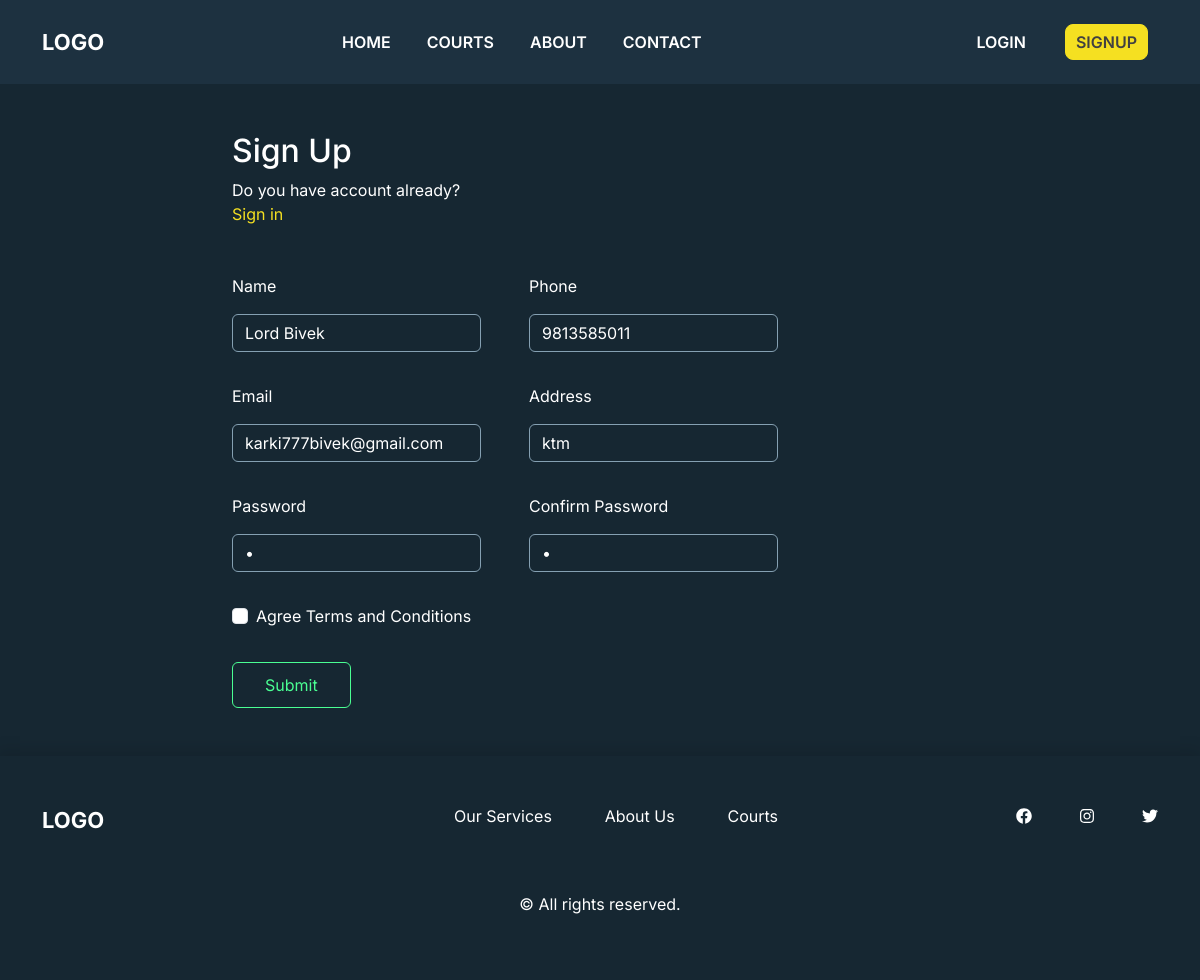
Screenshot of /authentication/consumer_update/2 with the database file from the repository.
### authentication/models.py (models this page shows, shortened)
class Consumer(models.Model):
    consumer_id = models.IntegerField(primary_key=True)
    user = models.OneToOneField(User, on_delete=models.CASCADE)
    name = models.CharField(max_length=100)
    phone = models.CharField(max_length=50)
    email = models.EmailField(max_length=100) # emailfield(length=250)
    address = models.TextField(max_length=100) #textfield
    password = models.CharField(max_length=50)
    otp = models.CharField(max_length=25, default='0000')
    status = models.BooleanField(default=False)

### authentication/views.py (the view, shortened to what this page needs)
# urls.py: path('consumer_update/<str:consumer_id>', consumer_update_view, name='consumer_update'),
def consumer_update_view(request, consumer_id):
    consumer_details = Consumer.objects.get(consumer_id=consumer_id)
    print(consumer_details.consumer_id)
    print(consumer_details.name)
    context = {
        'consumers': consumer_details,
    }
    return render(request, 'userUpdateForm.html', context)

### templates/userUpdateForm.html (shortened to what this page needs)
{% extends 'base.html' %}
{% load static %}
{% block content %}
  <section class="signup-section">
    <div class="container">
      <div class="signup-single">
        <div class="signup-header">
          <div class="row">
            <div class="col-md-2"></div>
            <div class="col-md-3">
              <h2>Sign Up</h2>
              <p>Do you have account already?<a href=""> Sign in</a> </p>
            </div>
          </div>
        </div>
        <form method="post" action="/authentication/consumer_update/{{ consumers.consumer_id }}">
          <div class="row">
            <div class="col-md-2"></div>
          <div class="col-md-3  pe-4">
            <div class="form-group">
              <label for="name">Name</label>
              <input type="text" value="{{ consumers.name }}" name="name" class="form-control" id="name"  placeholder="Enter name">
            </div>
          </div>
          <div class="col-md-3  ps-4">
            <div class="form-group">
              <label for="phone">Phone</label>
              <input type="text" value="{{ consumers.phone }}" name="phone" class="form-control" id="phone"  placeholder="Phone">
            </div>
          </div>
          <div class="col-md-2"></div>
        </div>
        <div class="row">
            <div class="col-md-2"></div>
          <div class="col-md-3 pe-4">
            <div class="form-group">
              <label for="email">Email</label>
              <input type="text" value="{{ consumers.email }}" name="email" class="form-control" id="email"  placeholder="Email">
            </div>
          </div>
          <div class="col-md-3  ps-4">
            <div class="form-group">
              <label for="address">Address</label>
              <input type="text" value="{{ consumers.address }}" name="address" class="form-control" id="address"  placeholder="Address">
            </div>
          </div>
          <div class="col-md-4"></div>
        </div>
        <div class="row">
            <div class="col-md-2"></div>
          <div class="col-md-3 pe-4">
            <div class="form-group">
              <label for="password">Password</label>
              <input type="password" value="{{ consumers.password }}" name="password" class="form-control" id="password"  placeholder="Password" readonly>
            </div>
          </div>
          <div class="col-md-3  ps-4">
            <div class="form-group">
              <label for="c_password">Confirm Password</label>
              <input type="password" value="{{ consumers.password }}" name="password" class="form-control" id="c_password"  placeholder="Confirm Password" readonly>
            </div>
          </div>
          <div class="col-md-4"></div>
        </div>
        <div class="row">
          <div class="col-md-2"></div>
          <div class="col-md-3">
            <div class="form-check">
              <input type="checkbox" class="form-check-input" id="exampleCheck1">
              <label class="form-check-label" for="exampleCheck1">Agree Terms and Conditions</label>
            </div>
          </div>
        </div>
        <div class="row">
          <div class="col-md-2"></div>
          <div class="col-md-3">
             <div class="signup-button">
              <button type="submit" class="btn btn-primary">Submit</button>
            </div>
          </div>
        </div>
        </form>
      </div>
    </div>
  </section>
{% endblock %}

### static/css/style.css (style rules this page uses)
* { margin: 0; padding: 0; box-sizing: border-box; }
body { font-family: 'Inter', sans-serif; }

### templates/userUpdateForm.html (style rules this page uses)
.signup-section { background-color: #162732; padding: 3em 0; overflow: hidden; color: #fff; }
.signup-section .signup-header { margin-bottom: 2em; }
.signup-header a { color: #f5e021; text-decoration: none; }
.signup-section .form-group { padding-bottom: 2em; }
.signup-section .form-group .form-control { background-color: #162732; border: 1px solid #85a0b2; color: #fff; }
.signup-button { padding-top: 2em; }
.signup-button button { padding: 10px 2em; background-color: transparent; border: 1px solid #4AFF93; color: #4AFF93; }
.signup-section .form-group label { padding-bottom: 1em; }

### rows the page displays
Consumer: name "Lord Bivek", phone "9813585011", email "karki777bivek@gmail.com", address "ktm"
